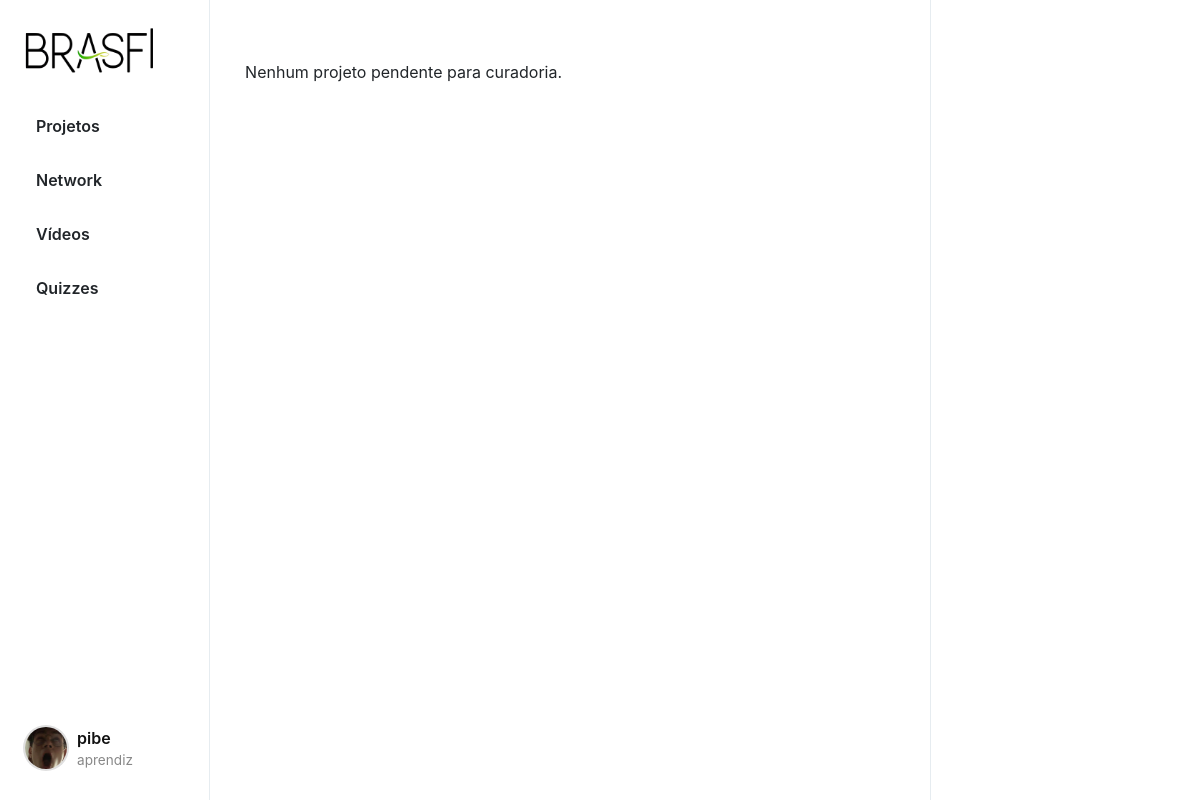
The page /curadoria (signed in) on the database as committed earlier.
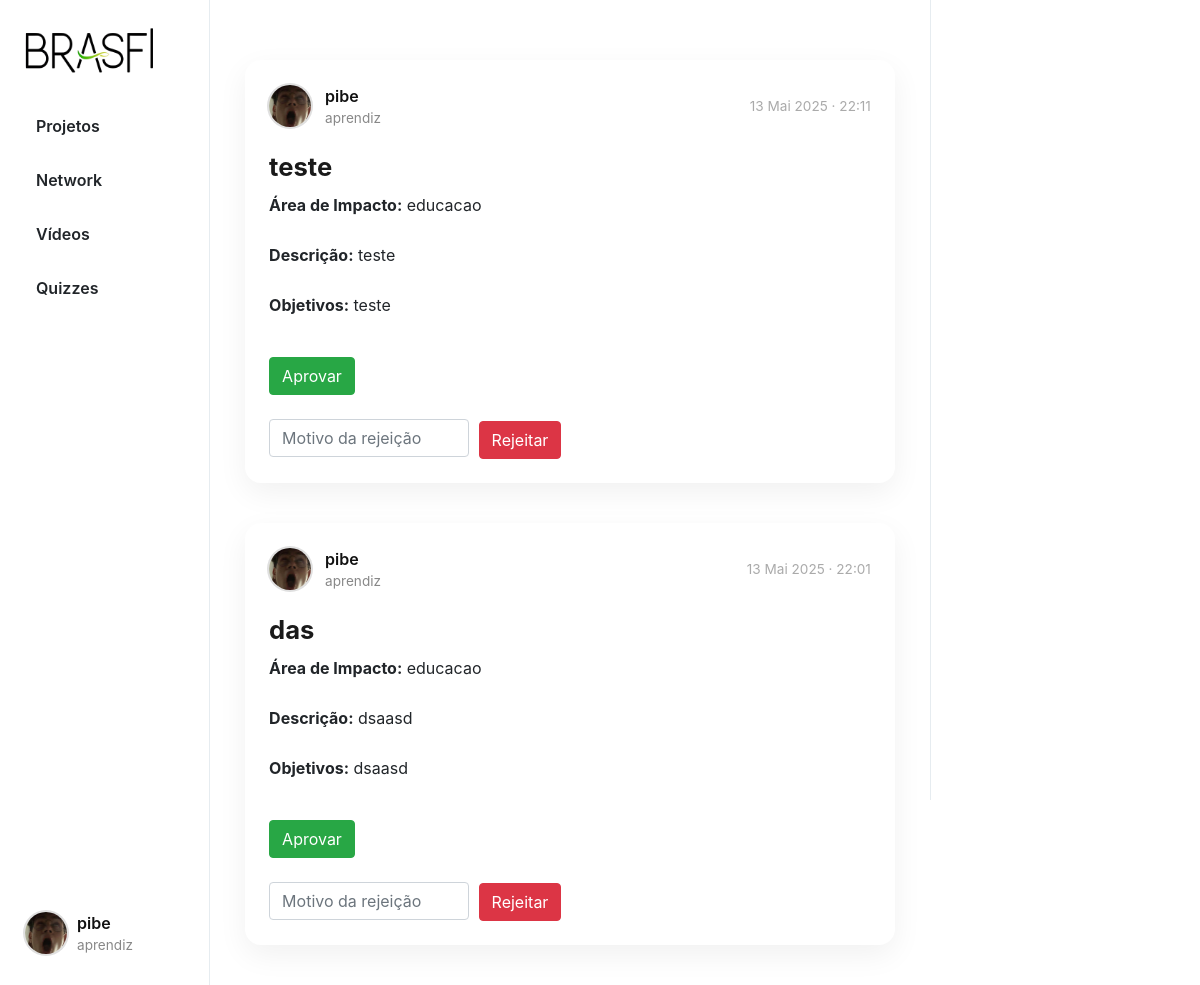
The same page on the database as committed later.
### App_BRASFI/models.py (models this page shows, shortened)
class Projeto(models.Model):
    AREA_IMPACTO_CHOICES = [
        ("educacao", "Educação"),
        ("meio_ambiente", "Meio Ambiente"),
        ("saude", "Saúde"),
        ("tecnologia", "Tecnologia"),
        ("outros", "Outros"),
    ]
    STATUS_CHOICES = [
        ("pendente", "Pendente"),
        ("aprovado", "Aprovado"),
        ("rejeitado", "Rejeitado"),
    ]
    title = models.CharField(max_length=255)
    description = models.TextField()
    impact_area = models.CharField(max_length=30, choices=AREA_IMPACTO_CHOICES)
    objective = models.TextField()
    user = models.ForeignKey(User, on_delete=models.CASCADE, related_name="projetos")
    status = models.CharField(max_length=20, choices=STATUS_CHOICES, default="pendente")
    created_at = models.DateTimeField(default=timezone.now)
    rejection_reason = models.TextField(blank=True, null=True)

class User(AbstractUser):
    TIPO_USUARIO = (
        ('mentor', 'Mentor'),
        ('aprendiz', 'Aprendiz'),
    )
    profilePic = models.ImageField(upload_to='profile_pic/', blank=True, null=True)
    userType = models.CharField(max_length=10, choices=TIPO_USUARIO, default='aprendiz')

### App_BRASFI/views.py (the view)
# urls.py: path('curadoria', views.CuradoriaView, name='curadoria'),
@login_required
def CuradoriaView(request):
    projetos = Projeto.objects.filter(status="pendente").order_by("-created_at")
    return render(request, "curadoria.html", {
        "page": "curadoria",
        "projetos": projetos
    })

### App_BRASFI/templates/curadoria.html (shortened to what this page needs)
{% extends "layout.html" %}
{% load static %}
{% block body %}
    {% if projetos %}
    <div class="posts-view">
        {% for projeto in projetos %}
        <div class="post-card">
            <div class="post-header">
                <div class="creator-info">
                    <div class="small-profilepic" style="background-image: url('/media/{{ projeto.user.profilePic }}');"></div>
                    <div>
                        <div class="username">{{ projeto.user.username }}</div>
                        <div class="user-type">{{ projeto.user.userType }}</div>
                    </div>
                </div>
                <div class="created-at">{{ projeto.created_at|date:"d M Y · H:i" }}</div>
            </div>
            <div class="post-details">
                <h3 class="video-title">{{ projeto.title }}</h3>
                <p><strong>Área de Impacto:</strong> {{ projeto.impact_area }}</p>
                <p><strong>Descrição:</strong> {{ projeto.description }}</p>
                <p><strong>Objetivos:</strong> {{ projeto.objective }}</p>
            </div>
            <form method="POST" action="{% url 'App_BRASFI:aprovar_projeto' projeto.id %}" style="display: inline;">
                <button type="submit" class="btn btn-success">Aprovar</button>
            </form>
            <form method="POST" action="{% url 'App_BRASFI:rejeitar_projeto' projeto.id %}" style="display: inline;">
                <input type="text" name="rejection_reason" placeholder="Motivo da rejeição" required class="form-control" style="display: inline-block; width: 200px; margin-right: 5px;">
                <button type="submit" class="btn btn-danger">Rejeitar</button>
            </form>
        </div>
        {% endfor %}
    </div>
    {% else %}
    <div class="posts-view">
        <div>Nenhum projeto pendente para curadoria.</div>
    </div>
    {% endif %}
{% endblock %}

Rows that differ between the two databases and show on the page:
added Projeto: user.profilePic (picture), user.username "pibe", user.userType "aprendiz", created_at "13 Mai 2025 · 22:11", title "teste", impact_area "educacao", description "teste", objective "teste"
added Projeto: user.profilePic (picture), user.username "pibe", user.userType "aprendiz", created_at "13 Mai 2025 · 22:01", title "das", impact_area "educacao", description "dsaasd", objective "dsaasd"
Other text that changed with them:
text no longer shown: "Nenhum projeto pendente para curadoria."
